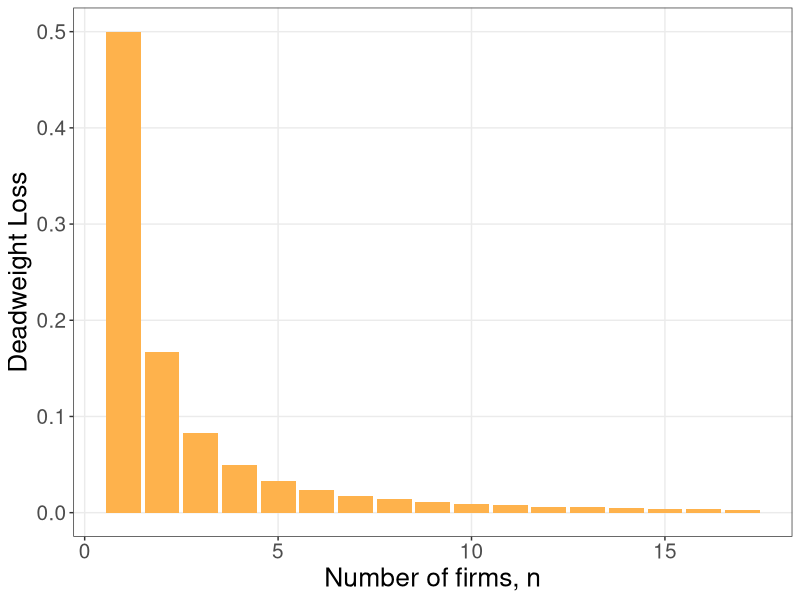
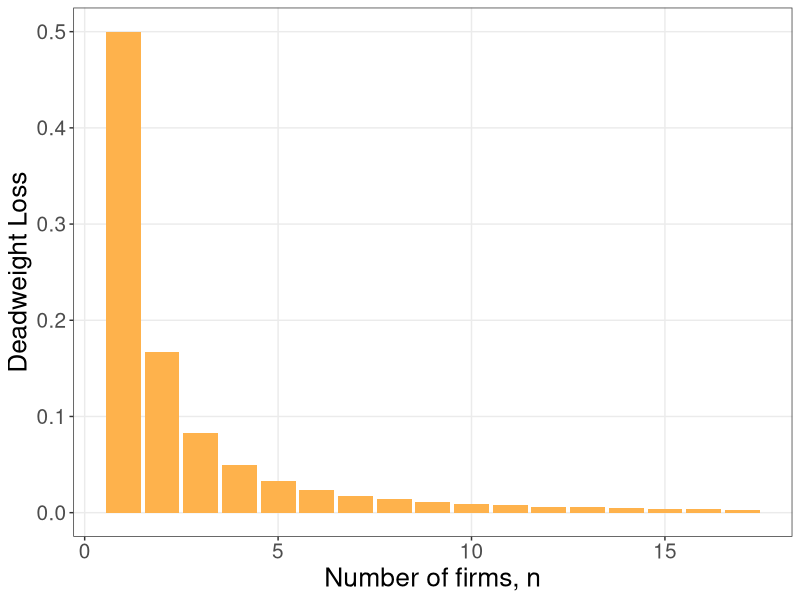

These figures' R source, in order:
require(shape)
pdf(file = "competitionmarkets/profit_consumersurplus_n.pdf", width = 9, height = 7)

#Set parameters for graphics
axislabelsize <- 1.5
labelsize <- 1.2
graphlinewidth <- 2
segmentlinewidth <- 1.5

COL <- c("#7fc97f", "#beaed4", "#fdc086", "#ffff99", "#386cb0", "#f0027f", "#bf5b17", "#666666")
COLA <- c("#e0f3db", "#99d8c9","#66c2a4","#41ae76", "#238b45", "#005824")
COLB <- c("#c6dbef", "#4eb3d3", "#2b8cbe", "#0868ac","#084081")

par(mar =  c(6, 6, 4, 4))

deadweightLoss <- function(n, s = 0.5, pmax = 20, c1 = 2) {
  (1/2)*((c1 + ((1/(n+1))*(pmax -c1)  - c1)) )*((pmax - c1)/s -  (n/(n+1))*( (pmax - c1)/(s)))
}

dlProp <- function(n, s = 0.5, pmax = 20, c1 = 2) {
  ((1/2)*((c1 + ((1/(n+1))*(pmax -c1)  - c1)) )*((pmax - c1)/s -  (n/(n+1))*( (pmax - c1)/(s)))) / (0.5*(pmax - c1)*(n/(n+1))*(pmax - c1)/(s))
}



library(tidyverse)
xlims <- c(1, 17)

n <- seq(xlims[1], xlims[2], by = 1)
dlN <- dlProp(n)
df <- data.frame(n, dlN)

df %>%
  ggplot(aes(x = n, y = dlN)) + 
  geom_bar(stat = "identity", fill = "#feb24c") + 
  xlab("Number of firms, n") +
  ylab("Deadweight Loss") + 
  theme_bw() + 
  theme(text = element_text(size = 15),
        axis.text = element_text(size = 15),
        axis.title = element_text(size = 19),
        panel.grid.minor = element_blank())

ggsave(file = "competitionmarkets/deadweight_loss_n.pdf", device = "pdf", width = 6, height = 4)
